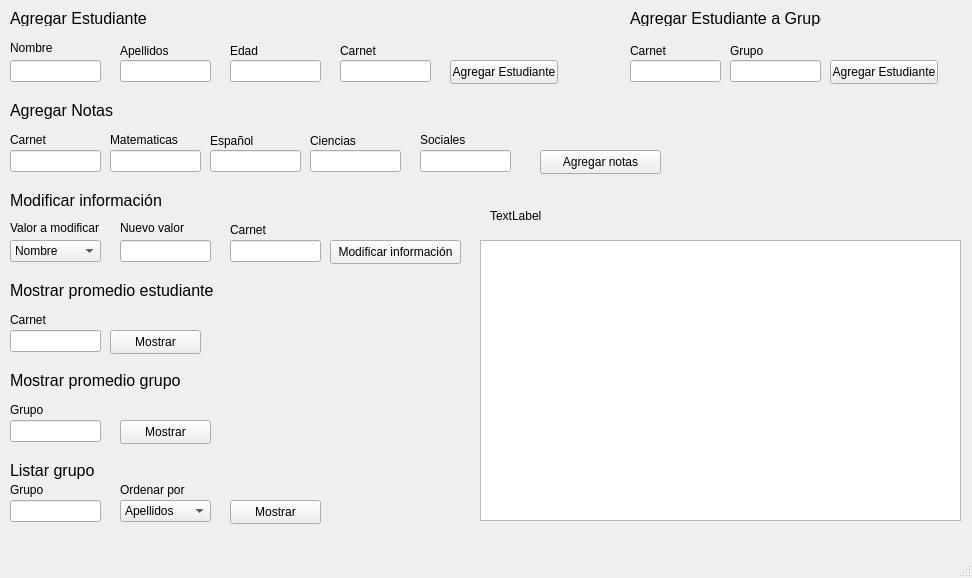
<?xml version="1.0" encoding="UTF-8"?>
<ui version="4.0">
 <class>RegistroEstudiante</class>
 <widget class="QMainWindow" name="RegistroEstudiante">
  <property name="geometry">
   <rect>
    <x>0</x>
    <y>0</y>
    <width>972</width>
    <height>578</height>
   </rect>
  </property>
  <property name="windowTitle">
   <string>RegistroEstudiante</string>
  </property>
  <widget class="QWidget" name="centralwidget">
   <widget class="QPushButton" name="pushButtonAgregarEstudiante">
    <property name="geometry">
     <rect>
      <x>450</x>
      <y>60</y>
      <width>108</width>
      <height>24</height>
     </rect>
    </property>
    <property name="text">
     <string>Agregar Estudiante</string>
    </property>
   </widget>
   <widget class="QLabel" name="label">
    <property name="geometry">
     <rect>
      <x>10</x>
      <y>40</y>
      <width>71</width>
      <height>16</height>
     </rect>
    </property>
    <property name="text">
     <string>Nombre</string>
    </property>
   </widget>
   <widget class="QLabel" name="label_2">
    <property name="geometry">
     <rect>
      <x>120</x>
      <y>40</y>
      <width>81</width>
      <height>21</height>
     </rect>
    </property>
    <property name="text">
     <string>Apellidos</string>
    </property>
   </widget>
   <widget class="QLabel" name="label_3">
    <property name="geometry">
     <rect>
      <x>230</x>
      <y>40</y>
      <width>51</width>
      <height>21</height>
     </rect>
    </property>
    <property name="text">
     <string>Edad</string>
    </property>
   </widget>
   <widget class="QLineEdit" name="lineEditNombre">
    <property name="geometry">
     <rect>
      <x>10</x>
      <y>60</y>
      <width>91</width>
      <height>22</height>
     </rect>
    </property>
   </widget>
   <widget class="QLineEdit" name="lineEditApellidos">
    <property name="geometry">
     <rect>
      <x>120</x>
      <y>60</y>
      <width>91</width>
      <height>22</height>
     </rect>
    </property>
   </widget>
   <widget class="QLineEdit" name="lineEditEdad">
    <property name="geometry">
     <rect>
      <x>230</x>
      <y>60</y>
      <width>91</width>
      <height>22</height>
     </rect>
    </property>
   </widget>
   <widget class="QLineEdit" name="lineEditCarnet">
    <property name="geometry">
     <rect>
      <x>340</x>
      <y>60</y>
      <width>91</width>
      <height>22</height>
     </rect>
    </property>
   </widget>
   <widget class="QLabel" name="label_5">
    <property name="geometry">
     <rect>
      <x>10</x>
      <y>10</y>
      <width>191</width>
      <height>16</height>
     </rect>
    </property>
    <property name="font">
     <font>
      <pointsize>12</pointsize>
     </font>
    </property>
    <property name="text">
     <string>Agregar Estudiante</string>
    </property>
   </widget>
   <widget class="QLabel" name="label_6">
    <property name="geometry">
     <rect>
      <x>10</x>
      <y>100</y>
      <width>121</width>
      <height>21</height>
     </rect>
    </property>
    <property name="font">
     <font>
      <pointsize>12</pointsize>
     </font>
    </property>
    <property name="text">
     <string>Agregar Notas</string>
    </property>
   </widget>
   <widget class="QLabel" name="label_7">
    <property name="geometry">
     <rect>
      <x>10</x>
      <y>130</y>
      <width>51</width>
      <height>20</height>
     </rect>
    </property>
    <property name="text">
     <string>Carnet</string>
    </property>
   </widget>
   <widget class="QLabel" name="label_8">
    <property name="geometry">
     <rect>
      <x>110</x>
      <y>130</y>
      <width>81</width>
      <height>20</height>
     </rect>
    </property>
    <property name="text">
     <string>Matematicas</string>
    </property>
   </widget>
   <widget class="QLabel" name="label_9">
    <property name="geometry">
     <rect>
      <x>210</x>
      <y>131</y>
      <width>51</width>
      <height>20</height>
     </rect>
    </property>
    <property name="text">
     <string>Español</string>
    </property>
   </widget>
   <widget class="QLabel" name="label_10">
    <property name="geometry">
     <rect>
      <x>310</x>
      <y>130</y>
      <width>61</width>
      <height>21</height>
     </rect>
    </property>
    <property name="text">
     <string>Ciencias</string>
    </property>
   </widget>
   <widget class="QLabel" name="label_11">
    <property name="geometry">
     <rect>
      <x>420</x>
      <y>130</y>
      <width>51</width>
      <height>20</height>
     </rect>
    </property>
    <property name="text">
     <string>Sociales</string>
    </property>
   </widget>
   <widget class="QLineEdit" name="lineEditMate">
    <property name="geometry">
     <rect>
      <x>110</x>
      <y>150</y>
      <width>91</width>
      <height>22</height>
     </rect>
    </property>
   </widget>
   <widget class="QLineEdit" name="lineEditEspa">
    <property name="geometry">
     <rect>
      <x>210</x>
      <y>150</y>
      <width>91</width>
      <height>22</height>
     </rect>
    </property>
   </widget>
   <widget class="QLineEdit" name="lineEditCiencias">
    <property name="geometry">
     <rect>
      <x>310</x>
      <y>150</y>
      <width>91</width>
      <height>22</height>
     </rect>
    </property>
   </widget>
   <widget class="QLineEdit" name="lineEditSociales">
    <property name="geometry">
     <rect>
      <x>420</x>
      <y>150</y>
      <width>91</width>
      <height>22</height>
     </rect>
    </property>
   </widget>
   <widget class="QLineEdit" name="lineEditCarnetNotas">
    <property name="geometry">
     <rect>
      <x>10</x>
      <y>150</y>
      <width>91</width>
      <height>22</height>
     </rect>
    </property>
   </widget>
   <widget class="QPushButton" name="pushButtonAgregarNotas">
    <property name="geometry">
     <rect>
      <x>540</x>
      <y>150</y>
      <width>121</width>
      <height>24</height>
     </rect>
    </property>
    <property name="text">
     <string>Agregar notas</string>
    </property>
   </widget>
   <widget class="QPushButton" name="pushButtonModificarInformacion">
    <property name="geometry">
     <rect>
      <x>330</x>
      <y>240</y>
      <width>131</width>
      <height>24</height>
     </rect>
    </property>
    <property name="text">
     <string>Modificar información</string>
    </property>
   </widget>
   <widget class="QLabel" name="label_4">
    <property name="geometry">
     <rect>
      <x>340</x>
      <y>40</y>
      <width>91</width>
      <height>21</height>
     </rect>
    </property>
    <property name="text">
     <string>Carnet</string>
    </property>
   </widget>
   <widget class="QLabel" name="label_12">
    <property name="geometry">
     <rect>
      <x>10</x>
      <y>190</y>
      <width>161</width>
      <height>21</height>
     </rect>
    </property>
    <property name="font">
     <font>
      <pointsize>12</pointsize>
     </font>
    </property>
    <property name="text">
     <string>Modificar información</string>
    </property>
   </widget>
   <widget class="QComboBox" name="comboBoxModificar">
    <property name="geometry">
     <rect>
      <x>10</x>
      <y>240</y>
      <width>91</width>
      <height>22</height>
     </rect>
    </property>
    <item>
     <property name="text">
      <string>Nombre</string>
     </property>
    </item>
    <item>
     <property name="text">
      <string>Apellidos</string>
     </property>
    </item>
    <item>
     <property name="text">
      <string>Edad</string>
     </property>
    </item>
    <item>
     <property name="text">
      <string>Carnet</string>
     </property>
    </item>
    <item>
     <property name="text">
      <string>Nota Matematicas</string>
     </property>
    </item>
    <item>
     <property name="text">
      <string>Nota Español</string>
     </property>
    </item>
    <item>
     <property name="text">
      <string>Nota Ciencias</string>
     </property>
    </item>
    <item>
     <property name="text">
      <string>Nota Sociales</string>
     </property>
    </item>
   </widget>
   <widget class="QLabel" name="label_18">
    <property name="geometry">
     <rect>
      <x>10</x>
      <y>220</y>
      <width>101</width>
      <height>16</height>
     </rect>
    </property>
    <property name="text">
     <string>Valor a modificar</string>
    </property>
   </widget>
   <widget class="QLabel" name="label_19">
    <property name="geometry">
     <rect>
      <x>120</x>
      <y>220</y>
      <width>101</width>
      <height>16</height>
     </rect>
    </property>
    <property name="text">
     <string>Nuevo valor</string>
    </property>
   </widget>
   <widget class="QLineEdit" name="lineEditNuevoValor">
    <property name="geometry">
     <rect>
      <x>120</x>
      <y>240</y>
      <width>91</width>
      <height>22</height>
     </rect>
    </property>
   </widget>
   <widget class="QLabel" name="label_20">
    <property name="geometry">
     <rect>
      <x>230</x>
      <y>220</y>
      <width>51</width>
      <height>20</height>
     </rect>
    </property>
    <property name="text">
     <string>Carnet</string>
    </property>
   </widget>
   <widget class="QLineEdit" name="lineEditCarnetModificar">
    <property name="geometry">
     <rect>
      <x>230</x>
      <y>240</y>
      <width>91</width>
      <height>22</height>
     </rect>
    </property>
   </widget>
   <widget class="QLabel" name="label_21">
    <property name="geometry">
     <rect>
      <x>10</x>
      <y>280</y>
      <width>211</width>
      <height>21</height>
     </rect>
    </property>
    <property name="font">
     <font>
      <pointsize>12</pointsize>
     </font>
    </property>
    <property name="text">
     <string>Mostrar promedio estudiante</string>
    </property>
   </widget>
   <widget class="QLabel" name="label_22">
    <property name="geometry">
     <rect>
      <x>10</x>
      <y>310</y>
      <width>51</width>
      <height>20</height>
     </rect>
    </property>
    <property name="text">
     <string>Carnet</string>
    </property>
   </widget>
   <widget class="QLineEdit" name="lineEditCarnetMostrarPromedio">
    <property name="geometry">
     <rect>
      <x>10</x>
      <y>330</y>
      <width>91</width>
      <height>22</height>
     </rect>
    </property>
   </widget>
   <widget class="QLabel" name="label_24">
    <property name="geometry">
     <rect>
      <x>10</x>
      <y>400</y>
      <width>41</width>
      <height>20</height>
     </rect>
    </property>
    <property name="text">
     <string>Grupo</string>
    </property>
   </widget>
   <widget class="QLineEdit" name="lineEditGrupoPromedio">
    <property name="geometry">
     <rect>
      <x>10</x>
      <y>420</y>
      <width>91</width>
      <height>22</height>
     </rect>
    </property>
   </widget>
   <widget class="QLabel" name="label_25">
    <property name="geometry">
     <rect>
      <x>10</x>
      <y>370</y>
      <width>181</width>
      <height>21</height>
     </rect>
    </property>
    <property name="font">
     <font>
      <pointsize>12</pointsize>
     </font>
    </property>
    <property name="text">
     <string>Mostrar promedio grupo</string>
    </property>
   </widget>
   <widget class="QLabel" name="label_26">
    <property name="geometry">
     <rect>
      <x>10</x>
      <y>460</y>
      <width>141</width>
      <height>21</height>
     </rect>
    </property>
    <property name="font">
     <font>
      <pointsize>12</pointsize>
     </font>
    </property>
    <property name="text">
     <string>Listar grupo</string>
    </property>
   </widget>
   <widget class="QComboBox" name="comboBoxListarGrupo">
    <property name="geometry">
     <rect>
      <x>120</x>
      <y>500</y>
      <width>91</width>
      <height>22</height>
     </rect>
    </property>
    <item>
     <property name="text">
      <string>Apellidos</string>
     </property>
    </item>
    <item>
     <property name="text">
      <string>Promedio</string>
     </property>
    </item>
    <item>
     <property name="text">
      <string>Edad</string>
     </property>
    </item>
    <item>
     <property name="text">
      <string>Carnet</string>
     </property>
    </item>
   </widget>
   <widget class="QLineEdit" name="lineEditGrupoListar">
    <property name="geometry">
     <rect>
      <x>10</x>
      <y>500</y>
      <width>91</width>
      <height>22</height>
     </rect>
    </property>
   </widget>
   <widget class="QLabel" name="label_27">
    <property name="geometry">
     <rect>
      <x>10</x>
      <y>480</y>
      <width>41</width>
      <height>20</height>
     </rect>
    </property>
    <property name="text">
     <string>Grupo</string>
    </property>
   </widget>
   <widget class="QLabel" name="label_28">
    <property name="geometry">
     <rect>
      <x>120</x>
      <y>480</y>
      <width>81</width>
      <height>20</height>
     </rect>
    </property>
    <property name="text">
     <string>Ordenar por</string>
    </property>
   </widget>
   <widget class="QTableWidget" name="tableWidget">
    <property name="geometry">
     <rect>
      <x>480</x>
      <y>240</y>
      <width>481</width>
      <height>281</height>
     </rect>
    </property>
   </widget>
   <widget class="QLabel" name="labelAviso">
    <property name="geometry">
     <rect>
      <x>490</x>
      <y>200</y>
      <width>461</width>
      <height>31</height>
     </rect>
    </property>
    <property name="text">
     <string>TextLabel</string>
    </property>
   </widget>
   <widget class="QPushButton" name="pushButtonMostrarPromedio">
    <property name="geometry">
     <rect>
      <x>110</x>
      <y>330</y>
      <width>91</width>
      <height>24</height>
     </rect>
    </property>
    <property name="text">
     <string>Mostrar</string>
    </property>
   </widget>
   <widget class="QPushButton" name="pushButtonMostrarPromedioGrupo">
    <property name="geometry">
     <rect>
      <x>120</x>
      <y>420</y>
      <width>91</width>
      <height>24</height>
     </rect>
    </property>
    <property name="text">
     <string>Mostrar</string>
    </property>
   </widget>
   <widget class="QPushButton" name="pushButtonMostrarLista">
    <property name="geometry">
     <rect>
      <x>230</x>
      <y>500</y>
      <width>91</width>
      <height>24</height>
     </rect>
    </property>
    <property name="text">
     <string>Mostrar</string>
    </property>
   </widget>
   <widget class="QLineEdit" name="lineEditGrupoAgregar">
    <property name="geometry">
     <rect>
      <x>730</x>
      <y>60</y>
      <width>91</width>
      <height>22</height>
     </rect>
    </property>
   </widget>
   <widget class="QLabel" name="label_29">
    <property name="geometry">
     <rect>
      <x>630</x>
      <y>40</y>
      <width>91</width>
      <height>21</height>
     </rect>
    </property>
    <property name="text">
     <string>Carnet</string>
    </property>
   </widget>
   <widget class="QPushButton" name="pushButtonAgregarEstudianteGrupo">
    <property name="geometry">
     <rect>
      <x>830</x>
      <y>60</y>
      <width>108</width>
      <height>24</height>
     </rect>
    </property>
    <property name="text">
     <string>Agregar Estudiante</string>
    </property>
   </widget>
   <widget class="QLabel" name="label_30">
    <property name="geometry">
     <rect>
      <x>730</x>
      <y>40</y>
      <width>91</width>
      <height>21</height>
     </rect>
    </property>
    <property name="text">
     <string>Grupo</string>
    </property>
   </widget>
   <widget class="QLineEdit" name="lineEditCarnetGrupo">
    <property name="geometry">
     <rect>
      <x>630</x>
      <y>60</y>
      <width>91</width>
      <height>22</height>
     </rect>
    </property>
   </widget>
   <widget class="QLabel" name="label_23">
    <property name="geometry">
     <rect>
      <x>630</x>
      <y>10</y>
      <width>191</width>
      <height>16</height>
     </rect>
    </property>
    <property name="font">
     <font>
      <pointsize>12</pointsize>
     </font>
    </property>
    <property name="text">
     <string>Agregar Estudiante a Grupo</string>
    </property>
   </widget>
  </widget>
  <widget class="QMenuBar" name="menubar">
   <property name="geometry">
    <rect>
     <x>0</x>
     <y>0</y>
     <width>972</width>
     <height>22</height>
    </rect>
   </property>
  </widget>
  <widget class="QStatusBar" name="statusbar"/>
 </widget>
 <resources/>
 <connections/>
</ui>
